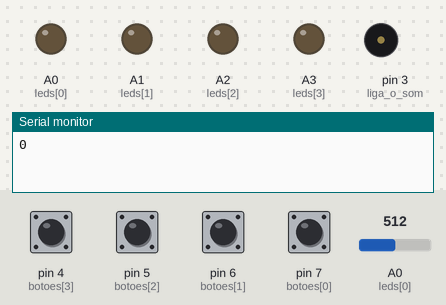
A sketch run on a simulated Arduino Uno, built with avr-gcc and run on an emulated ATmega328P. Parts: output pins drawn as LEDs (lit = HIGH), buzzer (waves = sounding), the last lines printed to the serial monitor. Dashed ring = blinking. The inputs (shaded band) are chosen by the test bench; at power-on: pin 4 (botoes[3]), pin 5 (botoes[2]), pin 6 (botoes[1]), pin 7 (botoes[0]) LOW, A0 (leds[0]) = 512. Random numbers use the default seed unless the sketch sets one.

Above: at 1.3 s.
1.4 s: pin 4 (botoes[3]) pulled HIGH for 0.15 s
At 1.55 s:
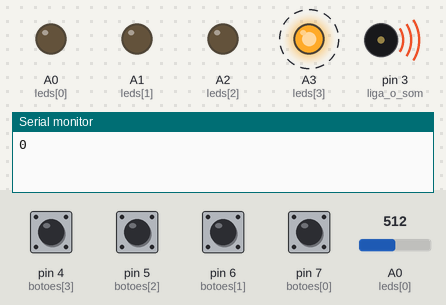
4.4 s: pin 4 (botoes[3]) pulled HIGH for 1 s
At 7.3 s:
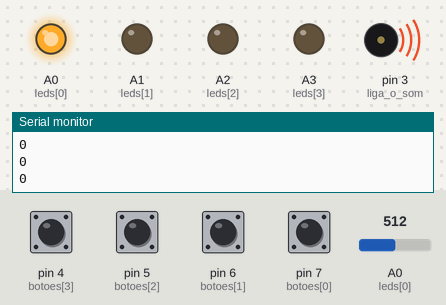
7.4 s: pin 5 (botoes[2]) pulled HIGH for 0.15 s
At 7.55 s:
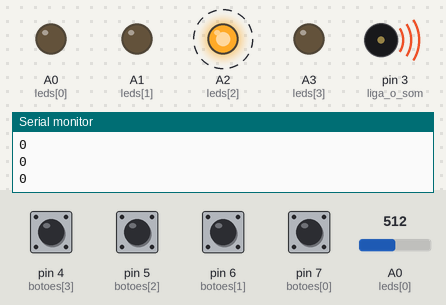
Timing chart, 0 to 11.9 s (numbered marks = the images above; inputs shaded):
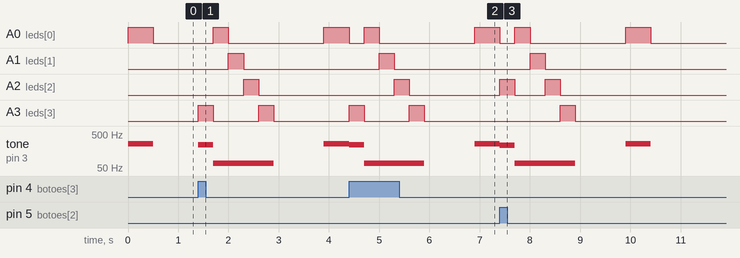

Measured:
- after the input at 1.4 s, A0 (leds[0]): LOW → HIGH after 0.30 s, → LOW 0.30 s later, → HIGH 1.9 s later; A1 (leds[1]): LOW → HIGH after 0.60 s, → LOW 0.30 s later
- after the input at 4.4 s, A1 (leds[1]): LOW → HIGH after 0.60 s, → LOW 0.30 s later; A2 (leds[2]): LOW → HIGH after 0.90 s, → LOW 0.30 s later; A3 (leds[3]): alternates HIGH for 0.30 s and LOW for 0.90 s, starting at once
- after the input at 7.4 s, A1 (leds[1]): LOW → HIGH after 0.60 s, → LOW 0.30 s later; A2 (leds[2]): alternates HIGH for 0.30 s and LOW for 0.60 s, 4 changes in all, then stays LOW, starting at once; A3 (leds[3]): LOW → HIGH after 1.2 s, → LOW 0.30 s later

The sketch:

sketch_jogo_genius.ino
```cpp
/*******************************************************************************************
*                       Projeto Jogo Genius                                                *
*       Matriais: 4 Led's 5mm, 4 Resisitor 10K, 4 Resistor 220 ohm e 4 Push Boutton        *
*                     Autor: Jean Theodoro                                                 *
********************************************************************************************/


int sequencia[20];
int tons[4] = {262, 292, 230, 245};
int leds[4] = {A0, A1, A2, A3};
int botoes[4] = {7, 6, 5, 4};
int rodada = 0;
int passo = 0;
bool game_over = false;


void setup() {
  // put your setup code here, to run once:

  pinMode(A0, OUTPUT); //liga o led red ou vermelho
  pinMode(A1, OUTPUT); //liga o led blue ou azul
  pinMode(A2, OUTPUT); //liga o led green ou verde
  pinMode(A3, OUTPUT); //liga o led yellow ou amarelo

  pinMode(3, OUTPUT); //liga o som

  //pinos de entrada ou de leitura
  pinMode(7, INPUT); //pino que le o botao vermelho
  pinMode(6, INPUT); //pino que le o botao azul
  pinMode(5, INPUT); //pino que le o botao verde
  pinMode(4, INPUT); //pino que le o botao amarelo

  //inicializando os dados dos pinos de saida
  digitalWrite(3, LOW);
  for(int z = 0; z < 3; z++)
      leds[z];

  Serial.begin(9600);
}


void loop() {

  proximarodada();
  reproduzirsequencia();
  sequenciaJogador();
  if(game_over == true) {
    sequencia[20] = {};
    rodada = 0;
    passo = 0;
    game_over = false;
  }
  delay(1000);
}

void proximarodada() {

  randomSeed(analogRead(0));
  int sorteio = random(4);
  sequencia[rodada] = sorteio;
  rodada = rodada + 1;
  Serial.println(sorteio);
}

void reproduzirsequencia() {
  int cont;
  for ( cont = 0 ; cont < rodada; cont++) {

    digitalWrite(leds[sequencia[cont]], HIGH);
    tone(3, tons[sequencia[cont]]);
    delay(500);
    digitalWrite(leds[sequencia[cont]], LOW);
    noTone(3);
  }
}

void sequenciaJogador() {

  int bntClick = 0;

  for (int i = 0; i < rodada; i++) {
    bool jogada = false;

    while (!jogada) {
      for (int j = 0; j <= 3; j++) {
        if (digitalRead(botoes[j]) == HIGH) {
          bntClick = j;
          tone(3, tons[j]);
          digitalWrite(leds[j], HIGH);
          delay(300);
          digitalWrite(leds[j], LOW);
          noTone(3);
          jogada = true;
        }
      }
    }
    if (sequencia[passo] != bntClick) {
      for (int k = 0; k <= 3; k++) {
        tone(3, 70);
        digitalWrite(leds[k], HIGH);
        delay(300);
        digitalWrite(leds[k], LOW);
        noTone(3);
      }
      game_over = true;
      break;
    }
    passo = passo + 1;
  }
  passo = 0;
}
```
